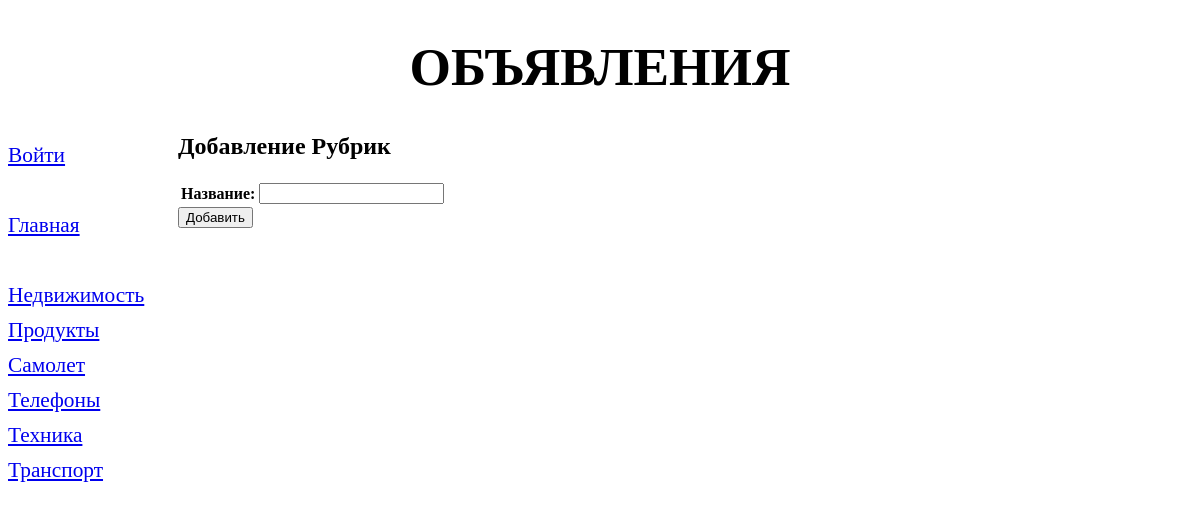
Screenshot of /bboard/add/rubrics/ with the database file from the repository.
### bboard/models.py (models this page shows, shortened)
class Rubric(models.Model):
    name=models.CharField(max_length=50,verbose_name='Название')
    order=models.SmallIntegerField(default=0,db_index=True)
    class Meta():
        verbose_name='Рубрика'
        verbose_name_plural='Рубрики'
        ordering=['order','name']

### bboard/views.py (the view)
# urls.py: path('add/rubrics/',BbCreateView.as_view(),name='add_rubrics'),
class BbCreateView(SuccessMessageMixin,CreateView):
    template_name = 'bboard/add_rubrics.html' #путь к юрл файлу
    form_class = RubricForm
    success_url = reverse_lazy('index') #url для перехода при правельном вводе данных
    success_massage = 'Рубрика  успешно создана'
    def get_context_data(self, **kwargs):
        context = super().get_context_data(**kwargs)
        context['rubrics']=Rubric.objects.all()
        return context

### bboard/forms.py
class RubricForm(ModelForm):
    class Meta():
        model = Rubric
        fields = {'name',}

### bboard/templates/bboard/add_rubrics.html (shortened to what this page needs)
{% extends 'layout/basic.html' %}
{% block content %}
<h2>Добавление Рубрик</h2>
<form method="POST" >
    <table>{{ form.as_table }}</table>
    <input type="submit" value="Добавить">
</form>
{% endblock %}

### bboard/templates/layout/basic.html (shortened to what this page needs)
{% load static %}
<!DOCTYPE html>
<html lang="en">
<head>
    <link rel="stylesheet"  type="text/css" href="{% static 'style.css' %}">
</head>
<body>
<header>
    <h1>Объявления</h1>
</header>
<nav>
    {% if not user.is_authenticated %}
    <a href="{% url 'login' %}">Войти</a>
    {% else %}
    <a href="{% url 'password_change' %}">Смена пароля</a>
    <br>
    <a href="{% url 'logout' %}">Выйти</a>
    {% endif %}
    <br>
    <a href="{% url 'index' %}">Главная</a>
    <br>
    {% for rubric in rubrics %}
    <a href="{% url 'by_rubric' rubric.pk %}">{{ rubric.name }}</a>
    {% endfor %}
</nav>
<section>
    {% block content %}
    {% endblock %}
</section>
</body>
</html>

### bboard/static/style.css (style rules this page uses)
header h1 { font-size: 40pt; text-transform: uppercase; text-align: center; }
nav { font-size: 16pt; width: 150px; float: left; }
nav a { display: block; margin: 10px 0px; }
section { margin-left: 170px; }

### rows the page displays
Rubric: name "Недвижимость"
Rubric: name "Продукты"
Rubric: name "Самолет"
Rubric: name "Телефоны"
Rubric: name "Техника"
Rubric: name "Транспорт"
